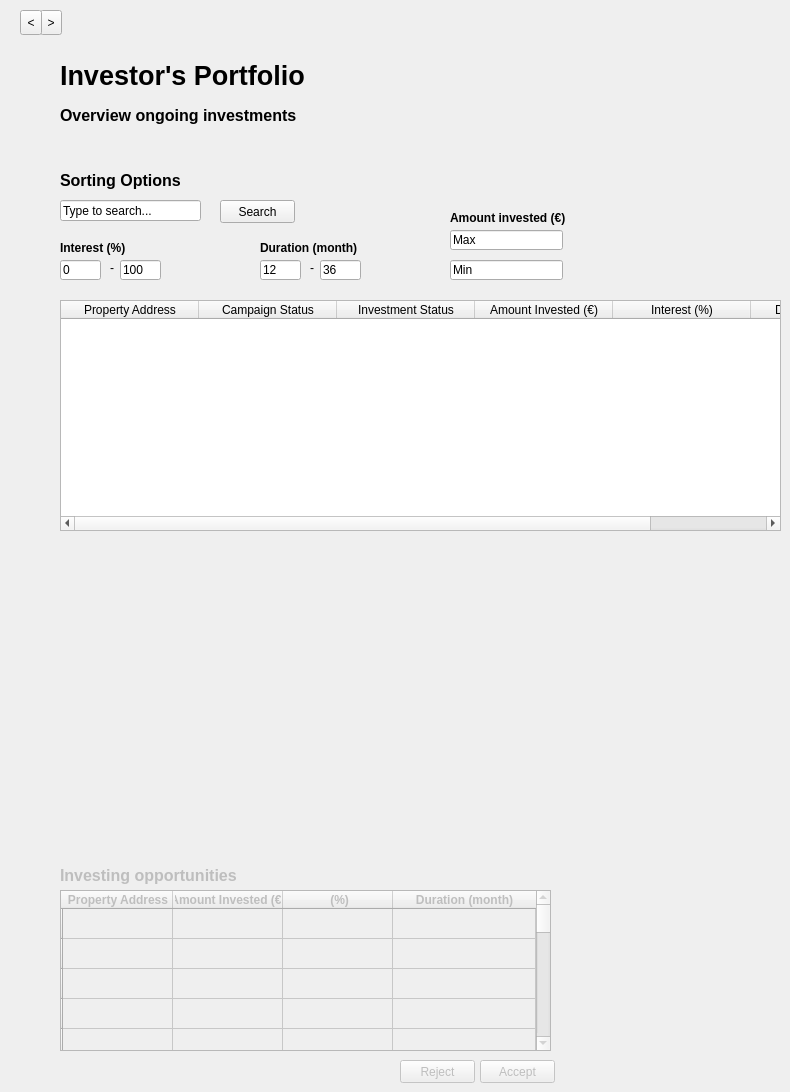
    <widget class="QWidget" name="ip_page">
     <widget class="QToolButton" name="next_6">
      <property name="geometry">
       <rect>
        <x>40</x>
        <y>10</y>
        <width>22</width>
        <height>25</height>
       </rect>
      </property>
      <property name="text">
       <string>&gt;</string>
      </property>
     </widget>
     <widget class="QPushButton" name="ip_reject_pushbutton">
      <property name="enabled">
       <bool>false</bool>
      </property>
      <property name="geometry">
       <rect>
        <x>400</x>
        <y>1060</y>
        <width>75</width>
        <height>23</height>
       </rect>
      </property>
      <property name="text">
       <string>Reject</string>
      </property>
     </widget>
     <widget class="QLineEdit" name="ip_interest1_lineedit">
      <property name="geometry">
       <rect>
        <x>60</x>
        <y>260</y>
        <width>41</width>
        <height>20</height>
       </rect>
      </property>
      <property name="inputMethodHints">
       <set>Qt::ImhNone</set>
      </property>
      <property name="text">
       <string>0</string>
      </property>
     </widget>
     <widget class="QLabel" name="ip_ongoing_investments_label">
      <property name="geometry">
       <rect>
        <x>60</x>
        <y>100</y>
        <width>291</width>
        <height>31</height>
       </rect>
      </property>
      <property name="font">
       <font>
        <pointsize>12</pointsize>
        <weight>50</weight>
        <bold>false</bold>
       </font>
      </property>
      <property name="text">
       <string>&lt;html&gt;&lt;head/&gt;&lt;body&gt;&lt;p&gt;&lt;span style=&quot; font-weight:600;&quot;&gt;Overview ongoing investments&lt;/span&gt;&lt;/p&gt;&lt;/body&gt;&lt;/html&gt;</string>
      </property>
     </widget>
     <widget class="QLabel" name="ip_investors_portfolio_label">
      <property name="geometry">
       <rect>
        <x>60</x>
        <y>60</y>
        <width>311</width>
        <height>31</height>
       </rect>
      </property>
      <property name="font">
       <font>
        <pointsize>20</pointsize>
        <weight>75</weight>
        <bold>true</bold>
       </font>
      </property>
      <property name="text">
       <string>Investor's Portfolio</string>
      </property>
     </widget>
     <widget class="QToolButton" name="prev_6">
      <property name="geometry">
       <rect>
        <x>20</x>
        <y>10</y>
        <width>22</width>
        <height>25</height>
       </rect>
      </property>
      <property name="text">
       <string>&lt;</string>
      </property>
     </widget>
     <widget class="QTableWidget" name="ip_investments_table">
      <property name="enabled">
       <bool>true</bool>
      </property>
      <property name="geometry">
       <rect>
        <x>60</x>
        <y>300</y>
        <width>721</width>
        <height>231</height>
       </rect>
      </property>
      <property name="sizePolicy">
       <sizepolicy hsizetype="Expanding" vsizetype="Expanding">
        <horstretch>0</horstretch>
        <verstretch>0</verstretch>
       </sizepolicy>
      </property>
      <property name="maximumSize">
       <size>
        <width>800</width>
        <height>16777215</height>
       </size>
      </property>
      <property name="toolTip">
       <string/>
      </property>
      <property name="toolTipDuration">
       <number>-1</number>
      </property>
      <property name="layoutDirection">
       <enum>Qt::LeftToRight</enum>
      </property>
      <property name="editTriggers">
       <set>QAbstractItemView::NoEditTriggers</set>
      </property>
      <property name="dragEnabled">
       <bool>false</bool>
      </property>
      <property name="selectionMode">
       <enum>QAbstractItemView::SingleSelection</enum>
      </property>
      <property name="selectionBehavior">
       <enum>QAbstractItemView::SelectRows</enum>
      </property>
      <property name="showGrid">
       <bool>false</bool>
      </property>
      <property name="sortingEnabled">
       <bool>true</bool>
      </property>
      <property name="wordWrap">
       <bool>false</bool>
      </property>
      <property name="rowCount">
       <number>0</number>
      </property>
      <attribute name="horizontalHeaderDefaultSectionSize">
       <number>138</number>
      </attribute>
      <attribute name="verticalHeaderDefaultSectionSize">
       <number>30</number>
      </attribute>
      <column>
       <property name="text">
        <string>Property Address</string>
       </property>
       <property name="font">
        <font>
         <kerning>true</kerning>
        </font>
       </property>
      </column>
      <column>
       <property name="text">
        <string>Campaign Status</string>
       </property>
      </column>
      <column>
       <property name="text">
        <string>Investment Status</string>
       </property>
      </column>
      <column>
       <property name="text">
        <string>Amount Invested (€)</string>
       </property>
      </column>
      <column>
       <property name="text">
        <string>Interest (%)</string>
       </property>
      </column>
      <column>
       <property name="text">
        <string>Duration (month)</string>
       </property>
      </column>
     </widget>
     <widget class="QTableWidget" name="ip_investing_opportunities_table">
      <property name="enabled">
       <bool>false</bool>
      </property>
      <property name="geometry">
       <rect>
        <x>60</x>
        <y>890</y>
        <width>491</width>
        <height>161</height>
       </rect>
      </property>
      <property name="maximumSize">
       <size>
        <width>641</width>
        <height>16777215</height>
       </size>
      </property>
      <property name="font">
       <font>
        <weight>75</weight>
        <bold>true</bold>
       </font>
      </property>
      <property name="alternatingRowColors">
       <bool>false</bool>
      </property>
      <attribute name="horizontalHeaderDefaultSectionSize">
       <number>110</number>
      </attribute>
      <attribute name="horizontalHeaderStretchLastSection">
       <bool>true</bool>
      </attribute>
      <row>
       <property name="text">
        <string/>
       </property>
      </row>
      <row>
       <property name="text">
        <string/>
       </property>
      </row>
      <row>
       <property name="text">
        <string/>
       </property>
      </row>
      <row>
       <property name="text">
        <string/>
       </property>
      </row>
      <row>
       <property name="text">
        <string/>
       </property>
      </row>
      <row>
       <property name="text">
        <string/>
       </property>
      </row>
      <row>
       <property name="text">
        <string/>
       </property>
      </row>
      <row>
       <property name="text">
        <string/>
       </property>
      </row>
      <row>
       <property name="text">
        <string/>
       </property>
      </row>
      <row>
       <property name="text">
        <string/>
       </property>
      </row>
      <row>
       <property name="text">
        <string/>
       </property>
      </row>
      <row>
       <property name="text">
        <string/>
       </property>
      </row>
      <row>
       <property name="text">
        <string/>
       </property>
      </row>
      <row>
       <property name="text">
        <string/>
       </property>
      </row>
      <row>
       <property name="text">
        <string/>
       </property>
      </row>
      <row>
       <property name="text">
        <string/>
       </property>
      </row>
      <row>
       <property name="text">
        <string/>
       </property>
      </row>
      <row>
       <property name="text">
        <string/>
       </property>
      </row>
      <row>
       <property name="text">
        <string/>
       </property>
      </row>
      <column>
       <property name="text">
        <string>Property Address</string>
       </property>
      </column>
      <column>
       <property name="text">
        <string>Amount Invested (€)</string>
       </property>
       <property name="font">
        <font>
         <weight>75</weight>
         <bold>true</bold>
        </font>
       </property>
      </column>
      <column>
       <property name="text">
        <string> (%)</string>
       </property>
       <property name="font">
        <font>
         <weight>75</weight>
         <bold>true</bold>
        </font>
       </property>
      </column>
      <column>
       <property name="text">
        <string>Duration (month)</string>
       </property>
       <property name="font">
        <font>
         <weight>75</weight>
         <bold>true</bold>
        </font>
       </property>
      </column>
     </widget>
     <widget class="QLineEdit" name="ip_max_lineedit">
      <property name="geometry">
       <rect>
        <x>450</x>
        <y>230</y>
        <width>113</width>
        <height>20</height>
       </rect>
      </property>
      <property name="text">
       <string>Max</string>
      </property>
     </widget>
     <widget class="QLabel" name="ip_interest_dash_label">
      <property name="geometry">
       <rect>
        <x>110</x>
        <y>260</y>
        <width>16</width>
        <height>16</height>
       </rect>
      </property>
      <property name="text">
       <string>-</string>
      </property>
     </widget>
     <widget class="QLabel" name="ip_interest_label">
      <property name="geometry">
       <rect>
        <x>60</x>
        <y>240</y>
        <width>81</width>
        <height>16</height>
       </rect>
      </property>
      <property name="font">
       <font>
        <weight>75</weight>
        <bold>true</bold>
       </font>
      </property>
      <property name="text">
       <string>Interest (%)</string>
      </property>
     </widget>
     <widget class="QLabel" name="ip_amount_invested_label">
      <property name="geometry">
       <rect>
        <x>450</x>
        <y>210</y>
        <width>171</width>
        <height>16</height>
       </rect>
      </property>
      <property name="font">
       <font>
        <weight>75</weight>
        <bold>true</bold>
       </font>
      </property>
      <property name="text">
       <string>Amount invested (€)</string>
      </property>
     </widget>
     <widget class="QLineEdit" name="ip_duration1_lineedit">
      <property name="geometry">
       <rect>
        <x>260</x>
        <y>260</y>
        <width>41</width>
        <height>20</height>
       </rect>
      </property>
      <property name="text">
       <string>12</string>
      </property>
     </widget>
     <widget class="QLabel" name="ip_duration_dash_label">
      <property name="geometry">
       <rect>
        <x>310</x>
        <y>260</y>
        <width>16</width>
        <height>16</height>
       </rect>
      </property>
      <property name="text">
       <string>-</string>
      </property>
     </widget>
     <widget class="QLabel" name="ip_duration_label">
      <property name="geometry">
       <rect>
        <x>260</x>
        <y>240</y>
        <width>151</width>
        <height>16</height>
       </rect>
      </property>
      <property name="font">
       <font>
        <weight>75</weight>
        <bold>true</bold>
       </font>
      </property>
      <property name="text">
       <string>Duration (month)</string>
      </property>
     </widget>
     <widget class="QLineEdit" name="ip_duration2_lineedit">
      <property name="geometry">
       <rect>
        <x>320</x>
        <y>260</y>
        <width>41</width>
        <height>20</height>
       </rect>
      </property>
      <property name="text">
       <string>36</string>
      </property>
     </widget>
     <widget class="QLineEdit" name="ip_search_lineedit">
      <property name="geometry">
       <rect>
        <x>60</x>
        <y>200</y>
        <width>141</width>
        <height>21</height>
       </rect>
      </property>
      <property name="text">
       <string>Type to search...</string>
      </property>
     </widget>
     <widget class="QPushButton" name="ip_accept_pushbutton">
      <property name="enabled">
       <bool>false</bool>
      </property>
      <property name="geometry">
       <rect>
        <x>480</x>
        <y>1060</y>
        <width>75</width>
        <height>23</height>
       </rect>
      </property>
      <property name="text">
       <string>Accept</string>
      </property>
     </widget>
     <widget class="QLineEdit" name="ip_min_amount_lineedit">
      <property name="geometry">
       <rect>
        <x>450</x>
        <y>260</y>
        <width>113</width>
        <height>20</height>
       </rect>
      </property>
      <property name="text">
       <string>Min</string>
      </property>
     </widget>
     <widget class="QLabel" name="ip_investing_opportunities_label">
      <property name="enabled">
       <bool>false</bool>
      </property>
      <property name="geometry">
       <rect>
        <x>60</x>
        <y>860</y>
        <width>221</width>
        <height>31</height>
       </rect>
      </property>
      <property name="font">
       <font>
        <pointsize>12</pointsize>
        <weight>50</weight>
        <bold>false</bold>
       </font>
      </property>
      <property name="text">
       <string>&lt;html&gt;&lt;head/&gt;&lt;body&gt;&lt;p&gt;&lt;span style=&quot; font-weight:600;&quot;&gt;Investing opportunities&lt;/span&gt;&lt;/p&gt;&lt;/body&gt;&lt;/html&gt;</string>
      </property>
     </widget>
     <widget class="QPushButton" name="ip_search_pushbutton">
      <property name="geometry">
       <rect>
        <x>220</x>
        <y>200</y>
        <width>75</width>
        <height>23</height>
       </rect>
      </property>
      <property name="text">
       <string>Search</string>
      </property>
     </widget>
     <widget class="QLabel" name="ip_sorting_options_label">
      <property name="geometry">
       <rect>
        <x>60</x>
        <y>170</y>
        <width>161</width>
        <height>21</height>
       </rect>
      </property>
      <property name="font">
       <font>
        <pointsize>12</pointsize>
        <weight>50</weight>
        <bold>false</bold>
       </font>
      </property>
      <property name="text">
       <string>&lt;html&gt;&lt;head/&gt;&lt;body&gt;&lt;p&gt;&lt;span style=&quot; font-weight:600;&quot;&gt;Sorting Options&lt;/span&gt;&lt;/p&gt;&lt;/body&gt;&lt;/html&gt;</string>
      </property>
     </widget>
     <widget class="QLineEdit" name="ip_interest2_lineedit">
      <property name="geometry">
       <rect>
        <x>120</x>
        <y>260</y>
        <width>41</width>
        <height>20</height>
       </rect>
      </property>
      <property name="text">
       <string>100</string>
      </property>
     </widget>
    </widget>
